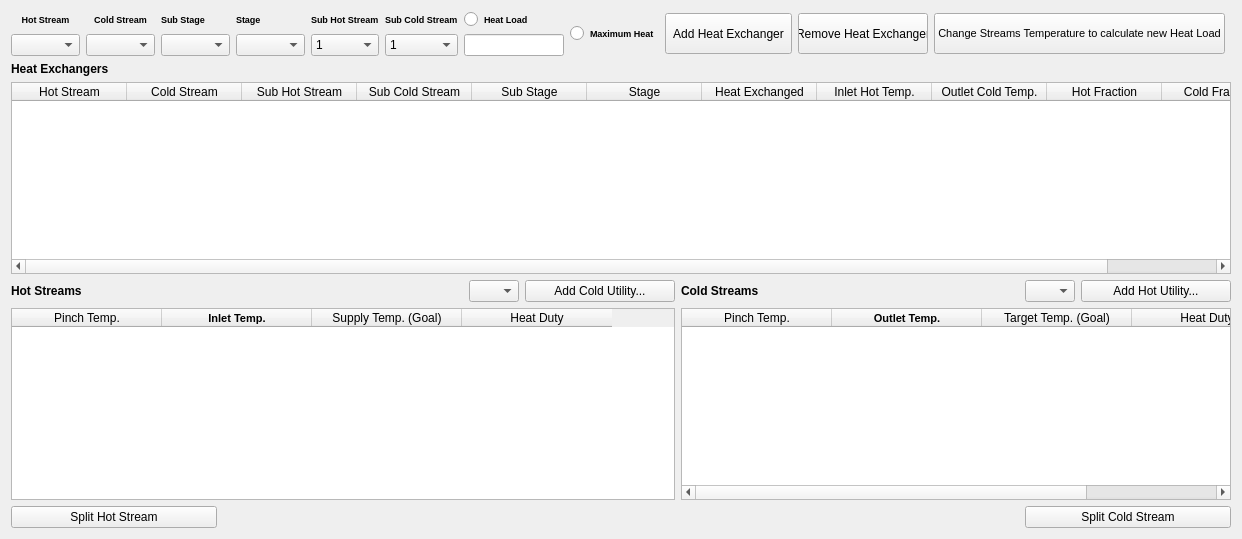
          <widget class="QWidget" name="tab_6">
           <attribute name="title">
            <string>Above Pinch</string>
           </attribute>
           <layout class="QGridLayout" name="gridLayout_12">
            <item row="0" column="0">
             <layout class="QGridLayout" name="gridLayout_10">
              <item row="3" column="4">
               <widget class="QLabel" name="label_13">
                <property name="maximumSize">
                 <size>
                  <width>90</width>
                  <height>16777215</height>
                 </size>
                </property>
                <property name="font">
                 <font>
                  <pointsize>7</pointsize>
                  <weight>75</weight>
                  <bold>true</bold>
                 </font>
                </property>
                <property name="text">
                 <string>Sub Hot Stream</string>
                </property>
               </widget>
              </item>
              <item row="3" column="0">
               <widget class="QLabel" name="label_9">
                <property name="maximumSize">
                 <size>
                  <width>16777215</width>
                  <height>30</height>
                 </size>
                </property>
                <property name="font">
                 <font>
                  <pointsize>7</pointsize>
                  <weight>75</weight>
                  <bold>true</bold>
                 </font>
                </property>
                <property name="text">
                 <string>Hot Stream</string>
                </property>
                <property name="alignment">
                 <set>Qt::AlignCenter</set>
                </property>
               </widget>
              </item>
              <item row="4" column="1">
               <widget class="QComboBox" name="comboBox_5">
                <property name="maximumSize">
                 <size>
                  <width>69</width>
                  <height>16777215</height>
                 </size>
                </property>
               </widget>
              </item>
              <item row="3" column="2">
               <widget class="QLabel" name="label_18">
                <property name="font">
                 <font>
                  <pointsize>7</pointsize>
                  <weight>75</weight>
                  <bold>true</bold>
                 </font>
                </property>
                <property name="text">
                 <string>Sub Stage</string>
                </property>
               </widget>
              </item>
              <item row="4" column="0">
               <widget class="QComboBox" name="comboBox_2">
                <property name="maximumSize">
                 <size>
                  <width>69</width>
                  <height>16777215</height>
                 </size>
                </property>
               </widget>
              </item>
              <item row="3" column="9" rowspan="2">
               <widget class="QPushButton" name="pushButton_10">
                <property name="minimumSize">
                 <size>
                  <width>0</width>
                  <height>41</height>
                 </size>
                </property>
                <property name="maximumSize">
                 <size>
                  <width>130</width>
                  <height>16777215</height>
                 </size>
                </property>
                <property name="text">
                 <string>Remove Heat Exchanger</string>
                </property>
               </widget>
              </item>
              <item row="4" column="6">
               <widget class="QLineEdit" name="lineEdit_5">
                <property name="maximumSize">
                 <size>
                  <width>100</width>
                  <height>16777215</height>
                 </size>
                </property>
               </widget>
              </item>
              <item row="4" column="4">
               <widget class="QComboBox" name="comboBox_50">
                <item>
                 <property name="text">
                  <string>1</string>
                 </property>
                </item>
               </widget>
              </item>
              <item row="3" column="3">
               <widget class="QLabel" name="label_19">
                <property name="font">
                 <font>
                  <pointsize>7</pointsize>
                  <weight>75</weight>
                  <bold>true</bold>
                 </font>
                </property>
                <property name="text">
                 <string>Stage</string>
                </property>
               </widget>
              </item>
              <item row="3" column="5">
               <widget class="QLabel" name="label_14">
                <property name="maximumSize">
                 <size>
                  <width>90</width>
                  <height>16777215</height>
                 </size>
                </property>
                <property name="font">
                 <font>
                  <pointsize>7</pointsize>
                  <weight>75</weight>
                  <bold>true</bold>
                 </font>
                </property>
                <property name="text">
                 <string>Sub Cold Stream</string>
                </property>
               </widget>
              </item>
              <item row="3" column="7" rowspan="2">
               <widget class="QRadioButton" name="radioButton_4">
                <property name="maximumSize">
                 <size>
                  <width>96</width>
                  <height>16777215</height>
                 </size>
                </property>
                <property name="font">
                 <font>
                  <pointsize>7</pointsize>
                  <weight>75</weight>
                  <bold>true</bold>
                 </font>
                </property>
                <property name="text">
                 <string>Maximum Heat</string>
                </property>
               </widget>
              </item>
              <item row="4" column="2">
               <widget class="QComboBox" name="comboBox_7">
                <property name="maximumSize">
                 <size>
                  <width>69</width>
                  <height>16777215</height>
                 </size>
                </property>
               </widget>
              </item>
              <item row="4" column="5">
               <widget class="QComboBox" name="comboBox_51">
                <item>
                 <property name="text">
                  <string>1</string>
                 </property>
                </item>
               </widget>
              </item>
              <item row="3" column="1">
               <widget class="QLabel" name="label_10">
                <property name="font">
                 <font>
                  <pointsize>7</pointsize>
                  <weight>75</weight>
                  <bold>true</bold>
                 </font>
                </property>
                <property name="text">
                 <string>Cold Stream</string>
                </property>
                <property name="alignment">
                 <set>Qt::AlignCenter</set>
                </property>
               </widget>
              </item>
              <item row="27" column="0" colspan="12">
               <layout class="QGridLayout" name="gridLayout_11">
                <item row="2" column="4">
                 <widget class="QComboBox" name="comboBox_10">
                  <property name="maximumSize">
                   <size>
                    <width>50</width>
                    <height>16777215</height>
                   </size>
                  </property>
                 </widget>
                </item>
                <item row="0" column="0">
                 <widget class="QLabel" name="label_15">
                  <property name="font">
                   <font>
                    <weight>75</weight>
                    <bold>true</bold>
                   </font>
                  </property>
                  <property name="text">
                   <string>Heat Exchangers</string>
                  </property>
                 </widget>
                </item>
                <item row="2" column="5">
                 <widget class="QPushButton" name="pushButton_8">
                  <property name="maximumSize">
                   <size>
                    <width>150</width>
                    <height>16777215</height>
                   </size>
                  </property>
                  <property name="text">
                   <string>Add Hot Utility...</string>
                  </property>
                 </widget>
                </item>
                <item row="2" column="2">
                 <widget class="QPushButton" name="pushButton_7">
                  <property name="minimumSize">
                   <size>
                    <width>0</width>
                    <height>0</height>
                   </size>
                  </property>
                  <property name="maximumSize">
                   <size>
                    <width>150</width>
                    <height>16777215</height>
                   </size>
                  </property>
                  <property name="text">
                   <string>Add Cold Utility...</string>
                  </property>
                 </widget>
                </item>
                <item row="4" column="3" colspan="3">
                 <widget class="QTableWidget" name="tableWidget_4">
                  <attribute name="horizontalHeaderDefaultSectionSize">
                   <number>150</number>
                  </attribute>
                  <column>
                   <property name="text">
                    <string>Pinch Temp.</string>
                   </property>
                  </column>
                  <column>
                   <property name="text">
                    <string>Outlet Temp.</string>
                   </property>
                   <property name="font">
                    <font>
                     <family>MS Shell Dlg 2</family>
                     <pointsize>8</pointsize>
                     <weight>75</weight>
                     <bold>true</bold>
                    </font>
                   </property>
                  </column>
                  <column>
                   <property name="text">
                    <string>Target Temp. (Goal)</string>
                   </property>
                  </column>
                  <column>
                   <property name="text">
                    <string>Heat Duty</string>
                   </property>
                  </column>
                 </widget>
                </item>
                <item row="2" column="3">
                 <widget class="QLabel" name="label_20">
                  <property name="maximumSize">
                   <size>
                    <width>50000</width>
                    <height>16777215</height>
                   </size>
                  </property>
                  <property name="font">
                   <font>
                    <weight>75</weight>
                    <bold>true</bold>
                   </font>
                  </property>
                  <property name="text">
                   <string>Cold Streams</string>
                  </property>
                 </widget>
                </item>
                <item row="4" column="0" colspan="3">
                 <widget class="QTableWidget" name="tableWidget_3">
                  <property name="minimumSize">
                   <size>
                    <width>664</width>
                    <height>0</height>
                   </size>
                  </property>
                  <property name="sizeAdjustPolicy">
                   <enum>QAbstractScrollArea::AdjustToContents</enum>
                  </property>
                  <attribute name="horizontalHeaderDefaultSectionSize">
                   <number>150</number>
                  </attribute>
                  <attribute name="verticalHeaderDefaultSectionSize">
                   <number>30</number>
                  </attribute>
                  <column>
                   <property name="text">
                    <string>Pinch Temp.</string>
                   </property>
                  </column>
                  <column>
                   <property name="text">
                    <string>Inlet Temp.</string>
                   </property>
                   <property name="font">
                    <font>
                     <family>MS Shell Dlg 2</family>
                     <pointsize>8</pointsize>
                     <weight>75</weight>
                     <bold>true</bold>
                    </font>
                   </property>
                  </column>
                  <column>
                   <property name="text">
                    <string>Supply Temp. (Goal)</string>
                   </property>
                  </column>
                  <column>
                   <property name="text">
                    <string>Heat Duty</string>
                   </property>
                  </column>
                 </widget>
                </item>
                <item row="2" column="0">
                 <widget class="QLabel" name="label_16">
                  <property name="minimumSize">
                   <size>
                    <width>452</width>
                    <height>0</height>
                   </size>
                  </property>
                  <property name="maximumSize">
                   <size>
                    <width>5000</width>
                    <height>16777215</height>
                   </size>
                  </property>
                  <property name="font">
                   <font>
                    <weight>75</weight>
                    <bold>true</bold>
                   </font>
                  </property>
                  <property name="text">
                   <string>Hot Streams</string>
                  </property>
                 </widget>
                </item>
                <item row="5" column="0">
                 <widget class="QPushButton" name="pushButton_9">
                  <property name="maximumSize">
                   <size>
                    <width>206</width>
                    <height>16777215</height>
                   </size>
                  </property>
                  <property name="text">
                   <string>Split Hot Stream</string>
                  </property>
                 </widget>
                </item>
                <item row="5" column="4" colspan="2">
                 <widget class="QPushButton" name="pushButton_13">
                  <property name="minimumSize">
                   <size>
                    <width>206</width>
                    <height>0</height>
                   </size>
                  </property>
                  <property name="text">
                   <string>Split Cold Stream</string>
                  </property>
                 </widget>
                </item>
                <item row="2" column="1">
                 <widget class="QComboBox" name="comboBox_9">
                  <property name="maximumSize">
                   <size>
                    <width>50</width>
                    <height>16777215</height>
                   </size>
                  </property>
                 </widget>
                </item>
                <item row="1" column="0" colspan="6">
                 <widget class="QTableWidget" name="tableWidget_2">
                  <property name="enabled">
                   <bool>true</bool>
                  </property>
                  <property name="minimumSize">
                   <size>
                    <width>0</width>
                    <height>0</height>
                   </size>
                  </property>
                  <property name="editTriggers">
                   <set>QAbstractItemView::AnyKeyPressed|QAbstractItemView::DoubleClicked|QAbstractItemView::EditKeyPressed</set>
                  </property>
                  <property name="selectionMode">
                   <enum>QAbstractItemView::ExtendedSelection</enum>
                  </property>
                  <property name="selectionBehavior">
                   <enum>QAbstractItemView::SelectItems</enum>
                  </property>
                  <attribute name="horizontalHeaderDefaultSectionSize">
                   <number>115</number>
                  </attribute>
                  <column>
                   <property name="text">
                    <string>Hot Stream</string>
                   </property>
                  </column>
                  <column>
                   <property name="text">
                    <string>Cold Stream</string>
                   </property>
                  </column>
                  <column>
                   <property name="text">
                    <string>Sub Hot Stream</string>
                   </property>
                  </column>
                  <column>
                   <property name="text">
                    <string>Sub Cold Stream</string>
                   </property>
                  </column>
                  <column>
                   <property name="text">
                    <string>Sub Stage</string>
                   </property>
                  </column>
                  <column>
                   <property name="text">
                    <string>Stage</string>
                   </property>
                  </column>
                  <column>
                   <property name="text">
                    <string>Heat Exchanged</string>
                   </property>
                  </column>
                  <column>
                   <property name="text">
                    <string>Inlet Hot Temp.</string>
                   </property>
                  </column>
                  <column>
                   <property name="text">
                    <string>Outlet Cold Temp.</string>
                   </property>
                  </column>
                  <column>
                   <property name="text">
                    <string>Hot Fraction</string>
                   </property>
                  </column>
                  <column>
                   <property name="text">
                    <string>Cold Fraction</string>
                   </property>
                  </column>
                 </widget>
                </item>
               </layout>
              </item>
              <item row="3" column="8" rowspan="2">
               <widget class="QPushButton" name="pushButton_6">
                <property name="minimumSize">
                 <size>
                  <width>127</width>
                  <height>41</height>
                 </size>
                </property>
                <property name="maximumSize">
                 <size>
                  <width>130</width>
                  <height>16777215</height>
                 </size>
                </property>
                <property name="text">
                 <string>Add Heat Exchanger</string>
                </property>
               </widget>
              </item>
              <item row="4" column="3">
               <widget class="QComboBox" name="comboBox_8">
                <property name="maximumSize">
                 <size>
                  <width>69</width>
                  <height>16777215</height>
                 </size>
                </property>
               </widget>
              </item>
              <item row="3" column="6">
               <widget class="QRadioButton" name="radioButton">
                <property name="font">
                 <font>
                  <pointsize>7</pointsize>
                  <weight>75</weight>
                  <bold>true</bold>
                 </font>
                </property>
                <property name="text">
                 <string>Heat Load</string>
                </property>
               </widget>
              </item>
              <item row="3" column="10" rowspan="2">
               <widget class="QPushButton" name="pushButton_14">
                <property name="sizePolicy">
                 <sizepolicy hsizetype="Preferred" vsizetype="Fixed">
                  <horstretch>0</horstretch>
                  <verstretch>0</verstretch>
                 </sizepolicy>
                </property>
                <property name="minimumSize">
                 <size>
                  <width>20</width>
                  <height>41</height>
                 </size>
                </property>
                <property name="maximumSize">
                 <size>
                  <width>300</width>
                  <height>16777215</height>
                 </size>
                </property>
                <property name="font">
                 <font>
                  <pointsize>8</pointsize>
                 </font>
                </property>
                <property name="text">
                 <string>Change Streams Temperature to calculate new Heat Load</string>
                </property>
               </widget>
              </item>
             </layout>
            </item>
           </layout>
          </widget>
